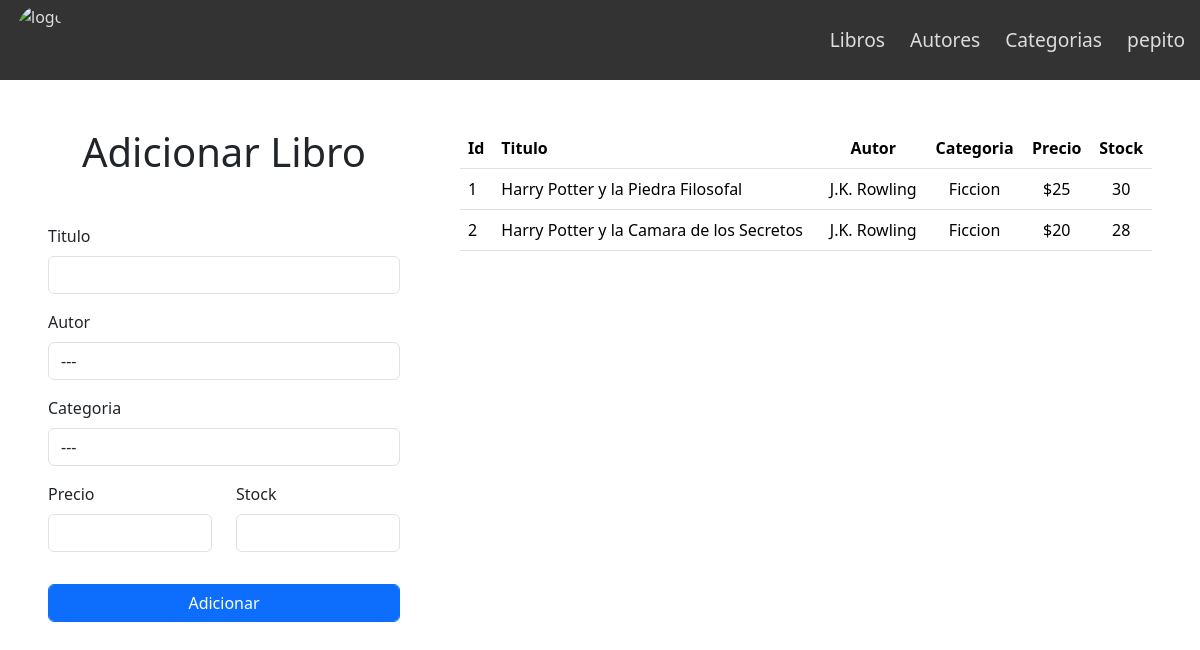
Screenshot of /admin/libros.php (signed in) with the database file from the repository.
### tables this page shows
CREATE TABLE `libro` (
  `id` int(11) NOT NULL,
  `titulo` text NOT NULL,
  `autor_id` int(11) NOT NULL,
  `categoria_id` int(11) NOT NULL,
  `precio` double NOT NULL,
  `stock` int(11) NOT NULL
);

CREATE TABLE `autor` (
  `id` int(11) NOT NULL,
  `nombre` text NOT NULL
);

CREATE TABLE `categoria` (
  `id` int(11) NOT NULL,
  `nombre` text NOT NULL
);

### admin/libros.php (the view, shortened to what this page needs)
<?php
    include('../core/conexion.php');
?>
<!DOCTYPE html>
<html lang="en">
<head>
    <link rel="stylesheet" href="../css/estilos.css">
    <link href="https://cdn.jsdelivr.net/npm/bootstrap@5.3.3/dist/css/bootstrap.min.css" rel="stylesheet">
</head>
<body>
    <nav>
        <img id="logo" src="https://img.freepik.com/vector-gratis/plantilla-logotipo-biblioteca-diseno-plano-dibujado-mano_23-2149342961.jpg" alt="logo">
        <div id="links-container">
            <a href="">Libros</a>
            <a href="">Autores</a>
            <a href="">Categorias</a>
            <a href=""><?php echo $_SESSION['usuario']['username'] ?></a>
        </div>
    </nav>
    <main class="mt-5 px-5">
        <div class="row">
            <div class="col-4">
                <h1 class="text-center">Adicionar Libro</h1>
                <form class="mt-5" action="libros.php" method="GET">
                    <div class="mb-3">
                        <label for="txtTitulo" class="form-label">Titulo</label>
                        <input type="text" class="form-control" id="txtTitulo" name="titulo">
                    </div>
                    <div class="mb-3">
                        <label for="txtAutor" class="form-label">Autor</label>
                        <select name="" id="txtAutor" class="form-control" name="autor">
                            <option value="0">---</option>
                        </select>
                    </div>
                    <div class="mb-3">
                        <label for="txtCategoria" class="form-label">Categoria</label>
                        <select name="" id="txtCategoria" class="form-control" name="categoria">
                            <option value="0">---</option>
                        </select>
                    </div>
                    <div class="row">
                        <div class="col">
                            <div class="mb-3">
                                <label for="txtPrecio" class="form-label">Precio</label>
                                <input type="number" class="form-control" id="txtPrecio" name="precio">
                            </div>
                        </div>
                        <div class="col">
                            <div class="mb-3">
                                <label for="txtStock" class="form-label">Stock</label>
                                <input type="number" class="form-control" id="txtStock" name="stock">
                            </div>
                        </div>
                    </div>
                    <button type="submit" class="btn btn-primary form-control mt-3">Adicionar</button>
                </form>
            </div>
            <div class="col-8 ps-5">
                <table class="table">
                    <tr>
                        <th>Id</th>
                        <th>Titulo</th>
                        <th class="text-center">Autor</th>
                        <th class="text-center">Categoria</th>
                        <th class="text-center">Precio</th>
                        <th class="text-center">Stock</th>
                    </tr>
                    <?php
                        $consulta = "select libro.* , autor.nombre as autor, categoria.nombre as categoria
                                from libro
                                join autor on autor.id = libro.autor_id
                                join categoria on categoria.id = libro.categoria_id;";
                        if ($result = $conexion -> query($consulta)) {
                            while($row = $result->fetch_assoc()) {
                                $id = $row['id'];
                                $titulo = $row['titulo'];
                                $autor = $row['autor'];
                                $categoria = $row['categoria'];
                                $precio = $row['precio'];
                                $stock = $row['stock'];
                                ?>
                                    <tr>
                                        <td><?php echo $id; ?></td>
                                        <td><?php echo $titulo; ?></td>
                                        <td class="text-center"><?php echo $autor; ?></td>
                                        <td class="text-center"><?php echo $categoria; ?></td>
                                        <td class="text-center">$<?php echo $precio; ?></td>
                                        <td class="text-center"><?php echo $stock; ?></td>
                                    </tr>
                                <?php
                            }
                        }
                    ?>
                </table>
            </div>
        </div>
    </main>
</body>
</html>

### css/estilos.css (style rules this page uses)
body { margin: 0; }
nav { width: 100vw; height: 80px; background: #333; color: #ddd; display: flex; justify-content: space-between; align-items: center; padding: 0 15px; box-sizing: border-box; }
#logo { height: 70px; border-radius: 50%; }
nav a { color: #ddd; text-decoration: none; font-size: 1.2rem; }
#links-container { display: flex; gap: 25px }

### rows the page displays
libro: id "1", titulo "Harry Potter y la Piedra Filosofal", autor.nombre "J.K. Rowling", categoria.nombre "Ficcion", precio "25", stock "30"
libro: id "2", titulo "Harry Potter y la Camara de los Secretos", autor.nombre "J.K. Rowling", categoria.nombre "Ficcion", precio "20", stock "28"

### other values shown
$_SESSION['usuario']['username'] "pepito"
